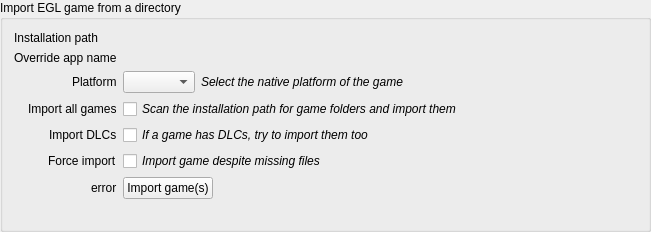
<?xml version="1.0" encoding="UTF-8"?>
<ui version="4.0">
 <class>ImportGroup</class>
 <widget class="QGroupBox" name="ImportGroup">
  <property name="geometry">
   <rect>
    <x>0</x>
    <y>0</y>
    <width>651</width>
    <height>232</height>
   </rect>
  </property>
  <property name="windowTitle">
   <string notr="true">ImportGroup</string>
  </property>
  <property name="windowFilePath">
   <string notr="true"/>
  </property>
  <property name="title">
   <string>Import EGL game from a directory</string>
  </property>
  <layout class="QFormLayout" name="import_layout">
   <property name="labelAlignment">
    <set>Qt::AlignRight|Qt::AlignTrailing|Qt::AlignVCenter</set>
   </property>
   <item row="0" column="0">
    <widget class="QLabel" name="path_edit_label">
     <property name="text">
      <string>Installation path</string>
     </property>
    </widget>
   </item>
   <item row="1" column="0">
    <widget class="QLabel" name="app_name_label">
     <property name="text">
      <string>Override app name</string>
     </property>
    </widget>
   </item>
   <item row="3" column="0">
    <widget class="QLabel" name="import_folder_label">
     <property name="text">
      <string>Import all games</string>
     </property>
    </widget>
   </item>
   <item row="3" column="1">
    <widget class="QCheckBox" name="import_folder_check">
     <property name="font">
      <font>
       <italic>true</italic>
      </font>
     </property>
     <property name="text">
      <string>Scan the installation path for game folders and import them</string>
     </property>
    </widget>
   </item>
   <item row="4" column="0">
    <widget class="QLabel" name="import_dlcs_label">
     <property name="text">
      <string>Import DLCs</string>
     </property>
    </widget>
   </item>
   <item row="4" column="1">
    <widget class="QCheckBox" name="import_dlcs_check">
     <property name="font">
      <font>
       <italic>true</italic>
      </font>
     </property>
     <property name="text">
      <string>If a game has DLCs, try to import them too</string>
     </property>
    </widget>
   </item>
   <item row="5" column="0">
    <widget class="QLabel" name="import_force_label">
     <property name="text">
      <string>Force import</string>
     </property>
    </widget>
   </item>
   <item row="5" column="1">
    <widget class="QCheckBox" name="import_force_check">
     <property name="font">
      <font>
       <italic>true</italic>
      </font>
     </property>
     <property name="text">
      <string>Import game despite missing files</string>
     </property>
    </widget>
   </item>
   <item row="6" column="0">
    <widget class="QLabel" name="import_button_label">
     <property name="text">
      <string notr="true">error</string>
     </property>
    </widget>
   </item>
   <item row="6" column="1">
    <layout class="QHBoxLayout" name="button_info_layout">
     <item>
      <widget class="QPushButton" name="import_button">
       <property name="sizePolicy">
        <sizepolicy hsizetype="Maximum" vsizetype="Fixed">
         <horstretch>0</horstretch>
         <verstretch>0</verstretch>
        </sizepolicy>
       </property>
       <property name="text">
        <string>Import game(s)</string>
       </property>
      </widget>
     </item>
    </layout>
   </item>
   <item row="2" column="0">
    <widget class="QLabel" name="platform_label">
     <property name="text">
      <string>Platform</string>
     </property>
    </widget>
   </item>
   <item row="2" column="1">
    <layout class="QHBoxLayout" name="platform_layout">
     <item>
      <widget class="QComboBox" name="platform_combo">
       <property name="sizePolicy">
        <sizepolicy hsizetype="Fixed" vsizetype="Fixed">
         <horstretch>0</horstretch>
         <verstretch>0</verstretch>
        </sizepolicy>
       </property>
      </widget>
     </item>
     <item>
      <widget class="QLabel" name="platform_tooltip">
       <property name="font">
        <font>
         <italic>true</italic>
        </font>
       </property>
       <property name="text">
        <string>Select the native platform of the game</string>
       </property>
      </widget>
     </item>
    </layout>
   </item>
  </layout>
 </widget>
 <resources/>
 <connections/>
</ui>
